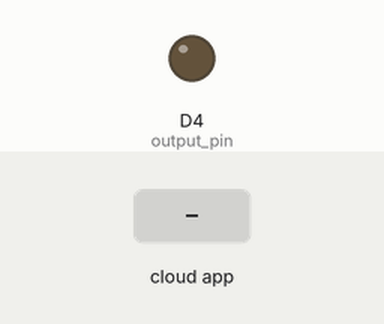
The sketch below on a simulated ESP8266 (NodeMCU). Parts: output pins drawn as LEDs (lit = HIGH). The test bench sets the inputs (shaded band). WiFi joins after 1.5 s; servers stay silent unless stated; no MQTT or app messages arrive unless stated; what the sketch prints to the serial monitor is not drawn.

Above: at 2.7 s.
2.8 s: the phone or cloud app sets espswitch to toggle
At 2.96 s:
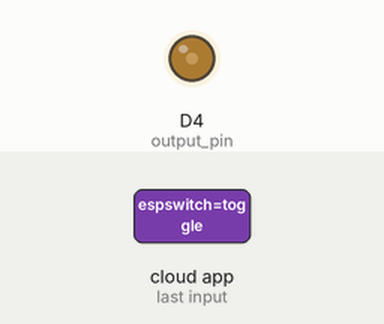
4.5 s: the phone or cloud app sets espswitch to exit
6.6 s: the phone or cloud app sets espswitch to enter
Timing chart, 0 to 9.6 s (numbered marks = the images above; inputs shaded):
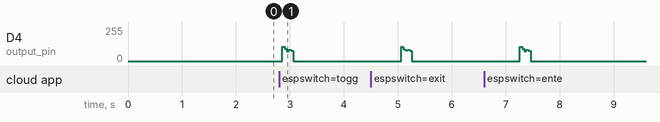

The sketch:

switch.ino
```cpp
#include <ESP8266WiFi.h>
#include "Adafruit_MQTT.h"
#include "Adafruit_MQTT_Client.h"
#include "radio.h"

const short output_pin = D4;

#define ADAFRUIT_USERNAME "doXXXr"
#define ADAFRUIT_AIOKEY "aio_AXXXXXXXXXXXXY51oaAUB67uz4qc"
#define ADAFRUIT_FEED "espswitch"

#define WIFI_SSID "your wifi name"
#define WIFI_PASS "your wifi password"

WiFiClient esp;
Adafruit_MQTT_Client mqtt(
    &esp,
    "io.adafruit.com",
    1883,
    ADAFRUIT_USERNAME,
    ADAFRUIT_AIOKEY);

Adafruit_MQTT_Subscribe switchActivation = Adafruit_MQTT_Subscribe(
    &mqtt,
    ADAFRUIT_USERNAME "/feeds/" ADAFRUIT_FEED);

bool state = 0;
void setup()
{
  Serial.begin(115200);
  setupPins();
  connectWiFi(WIFI_SSID, WIFI_PASS);
  mqtt.subscribe(&switchActivation);
}

void loop()
{
  if (!mqtt.connected())
  {
    reconnectMQTT();
  }

  //get a subscription reading
  Serial.println("Getting updates..");
  Adafruit_MQTT_Subscribe *reading;
  while ((reading = mqtt.readSubscription(5000)))
  {
    //same subscription as our activation subscription
    if (reading == &switchActivation)
    {
      Serial.print(F("Got: "));
      String value = String((char *)switchActivation.lastread);
      Serial.println(value);

      if (value.equals("toggle"))
      {
        //toggle the switch
        state = !state;
        radioSwitch(output_pin, 1, state);
      }
      else if (value.startsWith("enter"))
      {
        //turn on the switch
        radioSwitch(output_pin, 1, 1);
      }
      else if (value.startsWith("exit"))
      {
        //turn off the switch
        radioSwitch(output_pin, 1, 0);
      }
    }
  }

  //if lost connection, disconnect to reconnect later
  if (!mqtt.ping())
  {
    mqtt.disconnect();
  }

  delay(1000 * 5); //5 seconds
}
// -----------------------------------------------------------
void setupPins()
{
  pinMode(output_pin, OUTPUT);
}
void connectWiFi(const char *ssid, const char *password)
{
  WiFi.begin(ssid, password);
  Serial.println("Connecting to network:");
  Serial.println(ssid);
  while (WiFi.status() != WL_CONNECTED)
  {
    Serial.print(".");
    delay(500);
  }
  Serial.println();
  Serial.println("Connected to WiFi!");
}
void reconnectMQTT()
{
  Serial.print("Attempting to connect to MQTT... ");
  short retries = 3;
  short ret;
  while (retries > 0)
  {
    if (mqtt.connect() == 0)
    {
      break;
    }
    mqtt.disconnect();
    Serial.printf("%d.. ", retries);
    delay(5000);
    retries--;
  }

  if (!mqtt.connected()) //still not connected
  {
    //hang and wait for WDT to restart
    Serial.println("Unable to connect to MQTT server");
    Serial.println("Make sure your details are correct");
    Serial.println("Restarting soon ...");
    delay(5000);
    // this for loop will crash the ESP, causing it to reset
    for (;;)
      ;
  }
  Serial.println("Connected to MQTT server!");
}
```

radio.h
```cpp
#ifndef _RADIO_H__
#define _RADIO_H__

#include <Arduino.h>

const int short_pulse = 316;
const int long_pulse = 818;
const short attempts = 4;
const unsigned long address = 0x12340; //this could be any 20bit value (not all tested)

const byte radiocommands[] = {
    0b00000100, // all on   (0x4)
    0b00001000, // all off  (0x8)
    0b00001111, // 1 on     (0xF)
    0b00001110, // 1 off    (0xE)
    0b00001101, // 2 on     (0xD)
    0b00001100, // 2 off    (0xC)
    0b00001011, // 3 on     (0xB)
    0b00001010, // 3 off    (0xA)
    0b00000111, // 4 on     (0x7)
    0b00000110  // 4 off    (0x6)
};

// n = switch, mode = bool. n=0 means all. (n%=5 by default)
#define RADIOSWITCH(n, mode) \
  (radiocommands[(n % 5) * 2 + (short)!((bool)mode)])

byte rev(byte in)
{ //rev bit oriner in byte
  return ((in & 0x80) >> 7) |
         ((in & 0x40) >> 5) |
         ((in & 0x20) >> 3) |
         ((in & 0x10) >> 1) |
         ((in & 0x08) << 1) |
         ((in & 0x04) << 3) |
         ((in & 0x02) << 5) |
         ((in & 0x01) << 7);
}

void _rf(short output_pin, bool high)
{
  digitalWrite(output_pin, 1);
  delayMicroseconds(high ? long_pulse : short_pulse);
  digitalWrite(output_pin, 0);
  delayMicroseconds(high ? short_pulse : long_pulse);
}
void sendPacket(short pin, unsigned long data)
{
  unsigned long idx;
  for (idx = 0x80000000UL; idx > 0; idx >>= 1)
  {
    _rf(pin, idx & data); //write out each bit of data.
  }
  _rf(pin, 0); // 3 final low bits
  _rf(pin, 0);
  _rf(pin, 0);
  delay(10);
}
byte calculateCRC(unsigned long d)
{
  byte a, b, c;
  a = rev(d >> 16);
  b = rev(d >> 8);
  c = rev(d & 0xFF);
  return rev(a + b + c);
}
unsigned long makePacket(unsigned long address, byte command)
{
  //packet structure is, ( with 4bit nibble):
  // aaaaacxx; = 20bit address, 4bit command, 8bit crc;
  // making for a total of 32bits (unsigned long)
  unsigned long ret;
  ret = ((address & 0xFFFFF) << 4) | (command & 0xF);
  byte cx = calculateCRC(ret);

  return ((ret << 8) | cx);
}

void sendRadioPacket(short pin, byte cmd)
{
  unsigned long pkt = makePacket(address, cmd);
  for (int i = 0; i < attempts; i++)
  {
    sendPacket(pin, pkt);
  }
  delay(2000);
}

void radioSwitch(short pin, short id, bool state){
  sendRadioPacket(pin, RADIOSWITCH(id,state));
}
#endif
```
